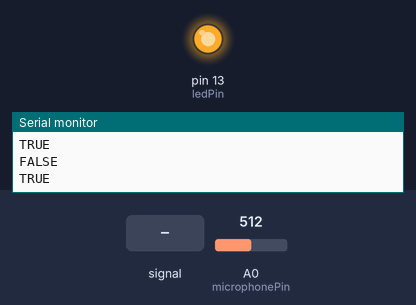
A sketch run on a simulated Arduino Uno, built with avr-gcc and run on an emulated ATmega328P. Parts: output pins drawn as LEDs (lit = HIGH), the last lines printed to the serial monitor. Dashed ring = blinking. The inputs (shaded band) are chosen by the test bench; at power-on: A0 (microphonePin) = 512.

Above: at 1.2 s.
1.3 s: A0 (microphonePin) fed a 1000 Hz sine of ±255 counts around its level
At 2.19 s:
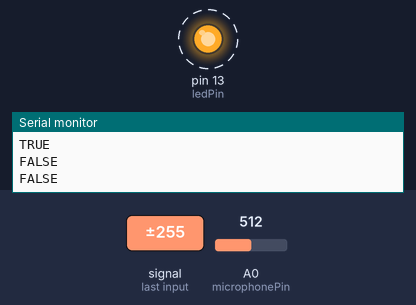
4.3 s: A0 (microphonePin) set to 490
At 4.9 s:
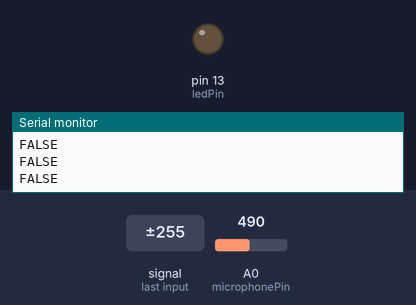
5.8 s: A0 (microphonePin) set to 509
At 6.5 s:
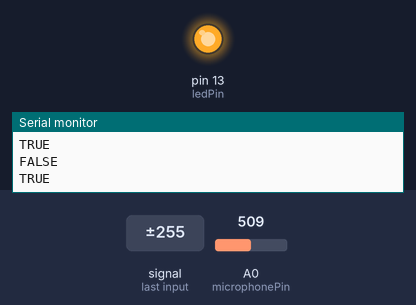
7.3 s: A0 (microphonePin) set to 306
At 8.5 s:
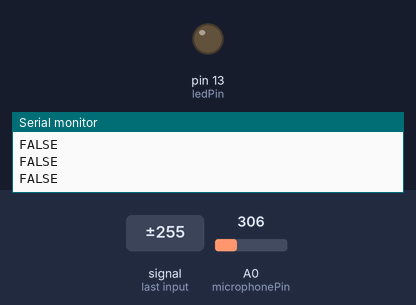
8.8 s: A0 (microphonePin) fed a 1000 Hz sine of ±255 counts around its level
At 10.15 s:
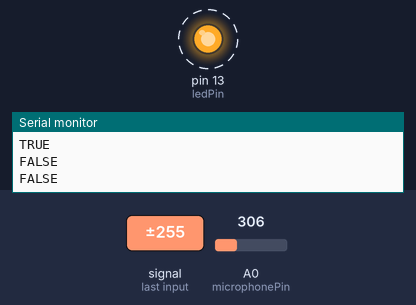
Timing chart, 0 to 12.8 s (numbered marks = the images above; inputs shaded):
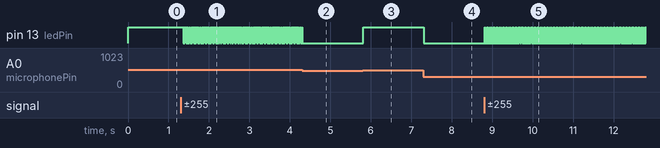

Measured:
- the behaviour switches between 500 and 501 on A0 (microphonePin) (found by bisection; images 2 and 3)
- after the input at 1.3 s, pin 13 (ledPin): alternates HIGH for 0.01 s and LOW for 0.01 s, starting after 0.06 s
- after the input at 4.3 s, pin 13 (ledPin): goes on until 4.3 s, then stays LOW
- after the input at 5.8 s, pin 13 (ledPin): LOW → HIGH at once
- after the input at 7.3 s, pin 13 (ledPin): HIGH → LOW at once
- after the input at 8.8 s, pin 13 (ledPin): alternates HIGH for 0.01 s and LOW for 0.03 s, starting at once

The sketch:

mic.ino
```cpp
const int microphonePin= 0;
const int ledPin=13;

int sample;

const int threshold= 500;

void setup() {
pinMode (ledPin, OUTPUT);
Serial.begin(9600);
}

void loop(){
sample= analogRead(microphonePin);
Serial.println("FALSE");
if(sample > threshold)
{
digitalWrite (ledPin, HIGH);
Serial.println("TRUE");
}
else{
digitalWrite(ledPin, LOW);
}

}
```
